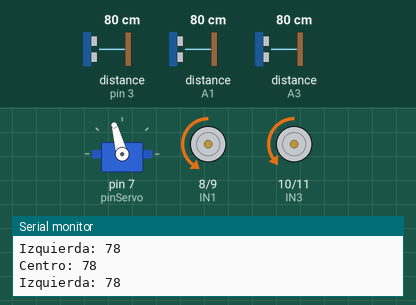
Recording of a sketch running on a simulated Arduino Uno, built with avr-gcc and run on an emulated ATmega328P. On the bench: servo, motor-driver pin pairs drawn as motors (green arrow = first pin HIGH = forward, orange = second pin HIGH = backward, longer = more drive, scaled by the enable pin), the last lines printed to the serial monitor. Wiring (inferred from the names in the program): 3 × ultrasonic range finder: trigger pin 2, echo pin 3 / trigger A0, echo A1 / trigger A2, echo A3. The inputs (shaded band) are chosen by the test bench; at power-on: distance to the obstacle (sensors on pin 3, A3, A1) 80 cm. The echo pulse lasts 58.3 µs per cm.

Above: at 6.2 s.
6.3 s: distance to the obstacle (sensor on pin 3) set to 23 cm
7.8 s: distance to the obstacle (sensor on pin 3) set to 18 cm
At 8.7 s:
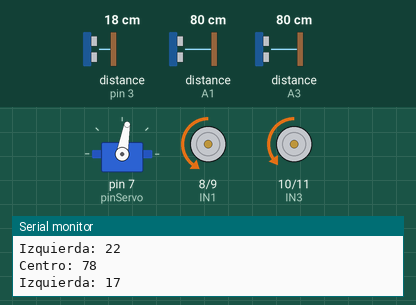
10.8 s: distance to the obstacle (sensor on pin 3) set to 13 cm
13.5 s: distance to the obstacle (sensor on pin 3) set to 10 cm
At 15.0 s:
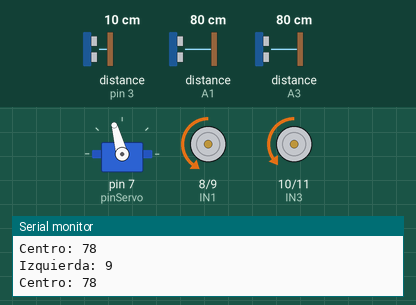
15.6 s: distance to the obstacle (sensor on A3) set to 75 cm
17.1 s: distance to the obstacle (sensor on A3) set to 65 cm
At 17.9 s:
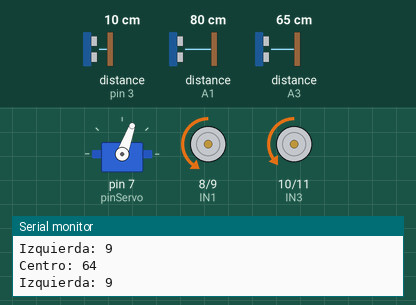
Timing chart, 0 to 20.8 s (numbered marks = the images above; inputs shaded):
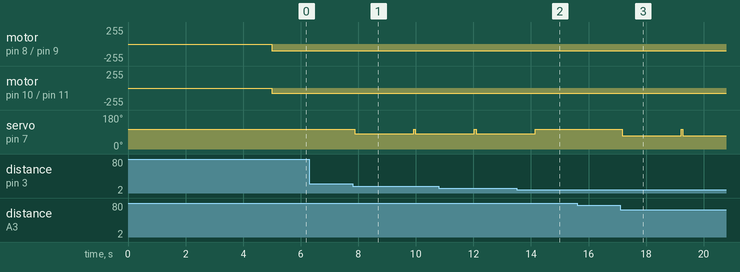

Measured:
- the behaviour switches between 21 and 20 cm on distance to the obstacle (sensor on pin 3) (found by bisection; images 0 and 1)
- the behaviour switches between 12 and 11 cm on distance to the obstacle (sensor on pin 3) (found by bisection; images 1 and 2)
- the behaviour switches between 71 and 70 cm on distance to the obstacle (sensor on A3) (found by bisection; images 2 and 3)
- after the input at 7.8 s, servo on pin 7 (pinServo): 105° → 80° after 0.07 s, → 105° 2.1 s later, → 80° 0.06 s later
- after the input at 13.5 s, servo on pin 7 (pinServo): goes on until 14.1 s, then stays 105°
- after the input at 17.1 s, servo on pin 7 (pinServo): 105° → 70° after 0.06 s, → 105° 2.1 s later, → 70° 0.06 s later

The sketch:

Primer_codigo2.ino
```cpp
#include <Servo.h> //Aquí incluimos la librería del servo

int trigPinI = 2; //Acá estamos declarando nuestros puertos de los ultrasónicos, estos 2 puertos son del ultrasónico de la izquierda
int echoPinI = 3;

int trigPinD = A0; //Estos del ultrasónico de la derecha
int echoPinD = A1;

int trigPinC = A2; //Estos son del ultrasónico del centro
int echoPinC = A3;

Servo miServo; //Aquí llamamos a nuestro servomotor y declaramos su puerto
int pinServo = 7;

int distanciaLimite = 20; //Pusimos un valor límite de separación del ultrasónico a un objeto/pared

long distanciaDerecha = 0;
long distanciaCentro = 0;
long distanciaIzquierda = 0;

int IN1 = 8; //Pines de el controlador de motores
int IN2 = 9;
int ENA = 5;

int IN3 = 10;
int IN4 = 11;
int ENB = 6;

void setup() {
  pinMode(trigPinI, OUTPUT); //Luego aquí configuramos los puertos de cada ultrasónico
  pinMode(echoPinI, INPUT);

  pinMode(trigPinD, OUTPUT);
  pinMode(echoPinD, INPUT);

  pinMode(trigPinC, OUTPUT);
  pinMode(echoPinC, INPUT);

  pinMode(IN1, OUTPUT);
  pinMode(IN2, OUTPUT);
  pinMode(ENA, OUTPUT);

  pinMode(IN3, OUTPUT);
  pinMode(IN4, OUTPUT);
  pinMode(ENB, OUTPUT);

  miServo.attach(pinServo); //Configuración de servo
  miServo.write(105); //Este es el ángulo en donde empieza el servo

  Serial.begin(9600); //Esta es la velocidad de la comunicación entre la compu y el arduino
  delay(5000);
}

void loop() {
  Avanzarmotores();
  distanciaDerecha = medirDistancia(trigPinD, echoPinD); //Acá es una función donde le indicamos que lea la información del ultrasónico derecho
  distanciaCentro = medirDistancia(trigPinC, echoPinC); //función donde le indicamos que lea la información del ultrasónico centro
  distanciaIzquierda = medirDistancia(trigPinI, echoPinI); //función donde le indicamos que lea la información del ultrasónico izquierdo

Serial.print("Centro: ");
  Serial.println(distanciaCentro);

  Serial.print("Izquierda: ");
  Serial.println(distanciaIzquierda);

  if (distanciaIzquierda < 20 && distanciaIzquierda > 10) { //Si la distancia centro es menor que la distancia límite(20) y la distancia centro es mayor que 5 se moverá nuestro servo
    miServo.write(80);
    delay(2000);

  }
  delay(50);
  miServo.write(105);

  if (distanciaCentro < 70 && distanciaCentro > 50) {
    miServo.write(70);
    delay(2000);

  }
  delay(50);
  miServo.write(105);

}

long medirDistancia(int trigPin, int echoPin) {
//Esta es la función de medir distancia, aquí se lee toda la información que lleva el ultrasónico, se hacen operaciones matemáticas y luego nos regresa el valor de distancia
  digitalWrite(trigPin, LOW);
  delayMicroseconds(2);

  digitalWrite(trigPin, HIGH);
  delayMicroseconds(10);
  digitalWrite(trigPin, LOW);

  long duracion = pulseIn(echoPin, HIGH, 30000);


  long distancia = duracion * 0.034 / 2;
  return distancia;
}

void Avanzarmotores(){
    digitalWrite(IN1, LOW);
    digitalWrite(IN2, HIGH);
    analogWrite(ENA, 100);

    digitalWrite(IN3, LOW);
    digitalWrite(IN4, HIGH);
    analogWrite(ENB, 80);
}
```
